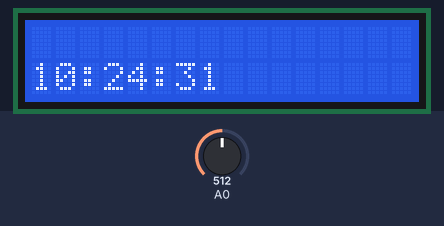
This sketch was run on a simulated Arduino Uno, built with avr-gcc and run on an emulated ATmega328P. On the bench: 16×2 character LCD. The inputs (shaded band) are chosen by the test bench; at power-on: A0 = 512. The local clock reads 2024-03-15 10:24:30 at power-on unless the sketch sets it.

Above: at 1.2 s.
1.3 s: A0 set to 639
At 4.2 s:
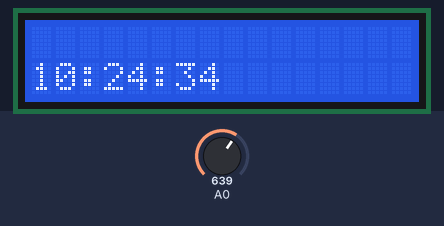
4.3 s: A0 set to 665
7.3 s: A0 set to 640
At 8.6 s:
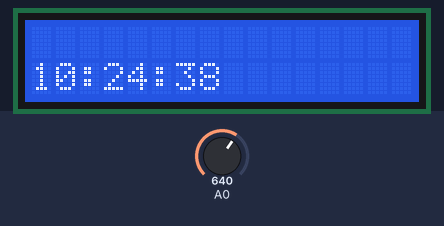
8.8 s: A0 set to 660
Timing chart, 0 to 11.8 s (numbered marks = the images above; inputs shaded):
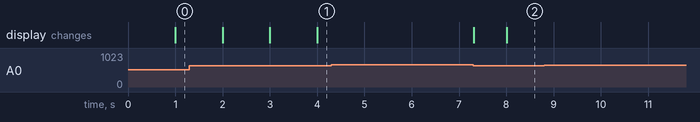

The sketch:

jam_digital_dengan_keypad_shield.ino
```cpp
#include <LcdKeypad.h>
#include <LiquidCrystal.h>
#include "RTClib.h"
LiquidCrystal lcd(8, 9, 4, 5, 6, 7);
#include<Wire.h>
RTC_DS3231 rtc;
int jam, menit;
int jam1, menit1;
int tombollcd  = 0;
int bacatombol = 0;
#define tombolright  0
#define tombolup     1
#define tomboldown   2
#define tombolleft   3
#define tombolselect 4
#define tombolnone   5
int read_LCD_buttons()
{
 bacatombol = analogRead(0);
 if (bacatombol > 1000) return tombolnone;
 if (bacatombol < 50)   return tombolright;
 if (bacatombol < 250)  return tombolup;
 if (bacatombol < 450)  return tomboldown;
 if (bacatombol < 650)  return tombolleft;
 if (bacatombol < 850)  return tombolselect;
 return tombolnone;
}

void setup()
{
lcd.begin(16, 2);
Serial.begin(9600);
rtc.begin();
lcd.clear();
}

void loop(){
 tombollcd = read_LCD_buttons();
 DateTime now = rtc.now();
 lcd.setCursor(0,1);
 if(now.hour()<=9){lcd.print("0");}
 lcd.print(now.hour(),DEC);
 lcd.print(':');
 if(now.minute()<=9){lcd.print("0");}
 lcd.print(now.minute(),DEC);
 lcd.print(':');
 if(now.second()<=9){lcd.print("0");}
 lcd.print(now.second(),DEC);
 jam = now.hour(),DEC;
 menit = now.minute(),DEC;
 if(tombollcd == tombolselect) {Settings();}
 }

 void Settings(){
  lcd.clear();
  int b =1;
  DateTime now = rtc.now();
  jam = now.hour(),DEC;
  menit = now.minute(),DEC;

  while(1){
   tombollcd = read_LCD_buttons();
   if(tombollcd == tombolright){b++; if(b=3) b=1;}
   lcd.setCursor(0,0);lcd.print(jam,DEC);
   lcd.setCursor(2,0);lcd.print(":");
   lcd.setCursor(3,0);lcd.print(menit,DEC);
   lcd.setCursor(0,1);lcd.print("SAVE ?");

   switch (b){
    case 1 :
    lcd.setCursor(0,0);lcd.print(jam,DEC);
    lcd.setCursor(0,0);lcd.print(" ");
    lcd.setCursor(2,0);lcd.print(":");
    if(tombollcd == tombolup) {jam++;if(jam==24)jam=0;}
    if(tombollcd == tomboldown) { jam--;if(jam==-1)jam=23;}
    break;
    case 2 :
    lcd.setCursor(3,0);lcd.print(menit,DEC);
    lcd.setCursor(3,0);lcd.print(" ");
    if(tombollcd == tombolup) {menit++;if(menit==60)menit=0;}
    if(tombollcd == tomboldown) {menit--;if(menit==-1)menit=59;}
    break;
    case 3 :
    lcd.setCursor(0,1);lcd.print("SAVE?");
    lcd.setCursor(0,1);lcd.print(" ");
    if(tombollcd == tombolup){
      jam1=jam; menit1=menit;
      rtc.adjust(DateTime(2020,10,29,jam1,menit1));
      lcd.setCursor(0,0);lcd.print("Data Tersimpan...");
      delay(1000);lcd.clear();
      break;
    }
   }
   if(tombollcd==tombolleft){lcd.clear();break;
  }
 }
 }
```

Measured:
- after the input at 4.3 s, every drawn part: stays the same
- after the input at 7.3 s, the display: first changes at once (image 2 shows a later state)
- after the input at 8.8 s, every drawn part: stays the same
